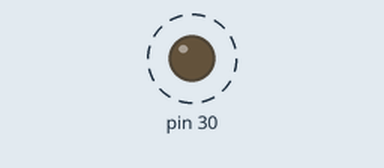
This sketch was run on a simulated Arduino Mega 2560, built with avr-gcc and run on an emulated ATmega2560. Parts: output pins drawn as LEDs (lit = HIGH). Dashed ring = blinking.

Above: at 0.5 s.
Timing chart, 0 to 4.6 s (numbered marks = the images above):
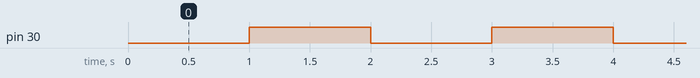

The sketch:

przekaznik.ino
```cpp
boolean state = false;

void setup()
{
  pinMode(30,OUTPUT);
}

void loop()
{
  if (state)
  {
    digitalWrite(30,HIGH);
  }
  else
  {
    digitalWrite(30,LOW);
  }
  state = !state;

  delay(1000);
}
```

Measured:
- by itself, pin 30: alternates HIGH for 1.0 s and LOW for 1.0 s
